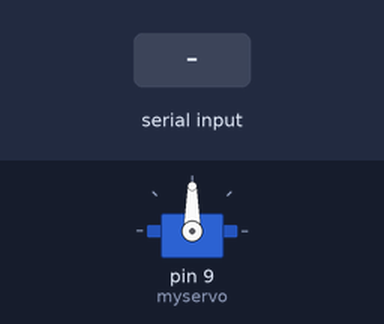
A sketch run on a simulated Arduino Uno, built with avr-gcc and run on an emulated ATmega328P. Parts: servo. The test bench sets the inputs (shaded band).

Above: at 1.2 s.
1.3 s: "L" received over Serial
Timing chart, 0 to 4.3 s (numbered marks = the images above; inputs shaded):
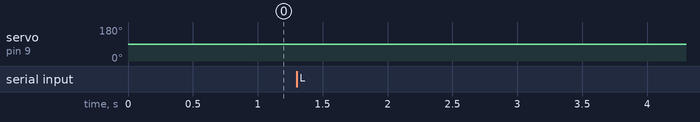

Measured:
- after the input at 1.3 s, servo on pin 9 (myservo): 90° → 89° at once

The sketch:

servo.ino
```cpp
#include <Servo.h>

Servo myservo;  // create servo object to control a servo
// twelve servo objects can be created on most boards

int pos = 90;    // variable to store the servo position

void setup() {
  Serial.begin(9600);
  myservo.attach(9);  // attaches the servo on pin 9 to the servo object
  myservo.write(pos);
}

void loop() {
  char direction = Serial.read();
  if(direction=='L'){
    if(pos)pos--;
    myservo.write(pos);
    delay(15);
  }
  else if(direction=='R'){
    if(pos<180)pos++;
    myservo.write(pos);
    delay(15);
  }
  // for (pos = 0; pos <= 180; pos += 1) { // goes from 0 degrees to 180 degrees
  //   // in steps of 1 degree
  //   myservo.write(pos);              // tell servo to go to position in variable 'pos'
  //   delay(15);                       // waits 15ms for the servo to reach the position
  // }
  // for (pos = 180; pos >= 0; pos -= 1) { // goes from 180 degrees to 0 degrees
  //   myservo.write(pos);              // tell servo to go to position in variable 'pos'
  //   delay(15);                       // waits 15ms for the servo to reach the position
  // }
}
```
